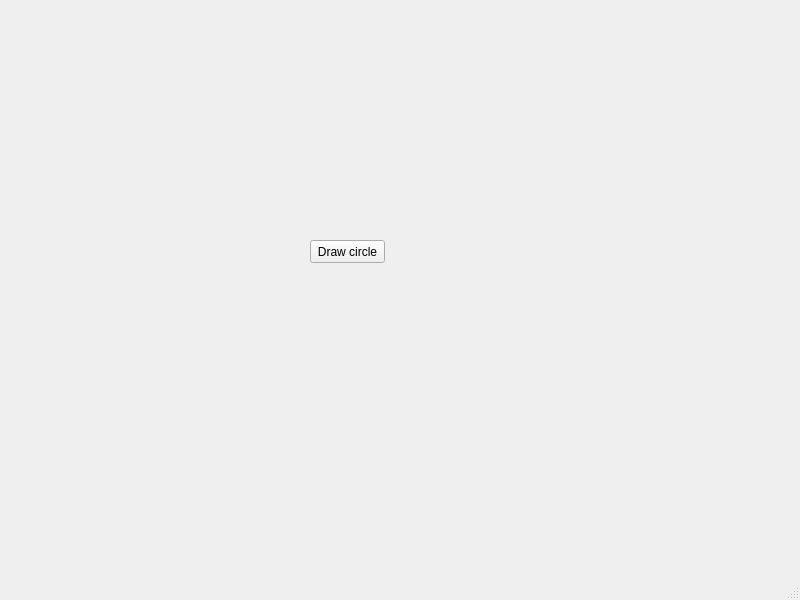
<?xml version="1.0" encoding="UTF-8"?>
<ui version="4.0">
 <class>MainWindow</class>
 <widget class="QMainWindow" name="MainWindow">
  <property name="geometry">
   <rect>
    <x>0</x>
    <y>0</y>
    <width>800</width>
    <height>600</height>
   </rect>
  </property>
  <property name="windowTitle">
   <string>MainWindow</string>
  </property>
  <widget class="QWidget" name="centralwidget">
   <widget class="QPushButton" name="pushButton">
    <property name="geometry">
     <rect>
      <x>310</x>
      <y>240</y>
      <width>75</width>
      <height>23</height>
     </rect>
    </property>
    <property name="text">
     <string>Draw circle</string>
    </property>
   </widget>
  </widget>
  <widget class="QMenuBar" name="menubar">
   <property name="geometry">
    <rect>
     <x>0</x>
     <y>0</y>
     <width>800</width>
     <height>21</height>
    </rect>
   </property>
  </widget>
  <widget class="QStatusBar" name="statusbar"/>
 </widget>
 <resources/>
 <connections/>
</ui>
